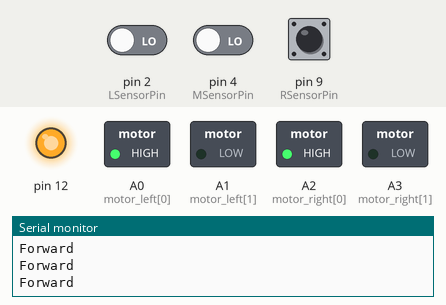
Simulated run of this sketch. Board: Arduino Uno, built with avr-gcc and run on an emulated ATmega328P. Parts: switched loads named in the sketch (green lamp = pin HIGH), output pins drawn as LEDs (lit = HIGH), the last lines printed to the serial monitor. Dashed ring = blinking. The test bench sets the inputs (shaded band); at power-on: pin 2 (LSensorPin) LOW, pin 9 (RSensorPin) LOW, pin 4 (MSensorPin) LOW.

Above: at 1.2 s.
1.3 s: pin 2 (LSensorPin) driven HIGH
At 2.4 s:
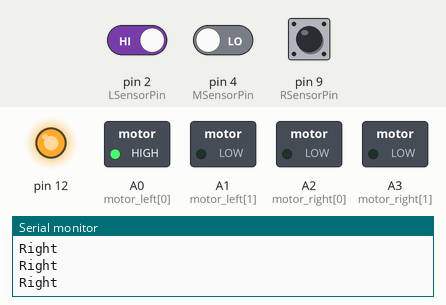
2.8 s: pin 9 (RSensorPin) driven HIGH
At 3.3 s:
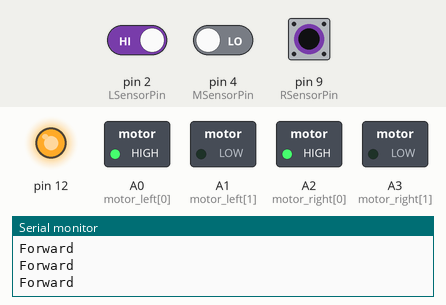
5.8 s: pin 2 (LSensorPin) driven LOW
At 6.8 s:
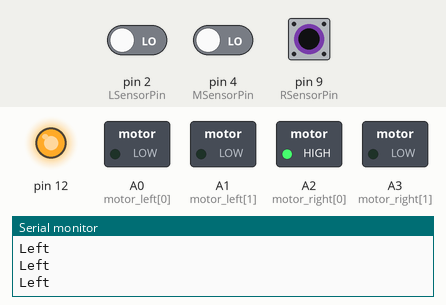
7.3 s: pin 9 (RSensorPin) driven LOW
At 8.0 s:
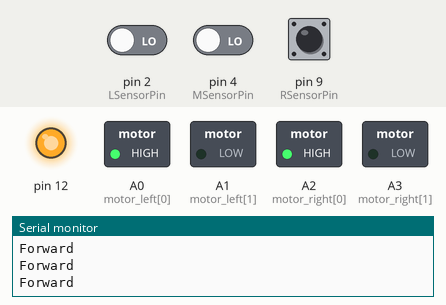
8.8 s: pin 4 (MSensorPin) driven HIGH and pin 9 (RSensorPin) driven HIGH
At 10.2 s:
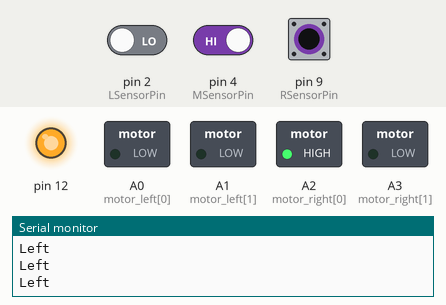
11.8 s: pin 9 (RSensorPin) pulsed LOW 5 times (0.12 s each, 0.3 s apart)
At 11.86 s:
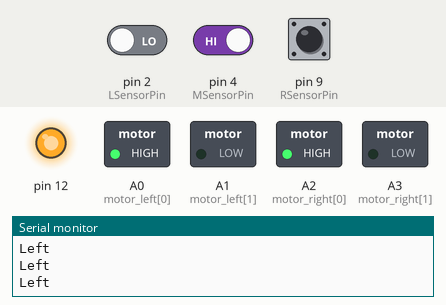
Timing chart, 0 to 14.8 s (numbered marks = the images above; inputs shaded):
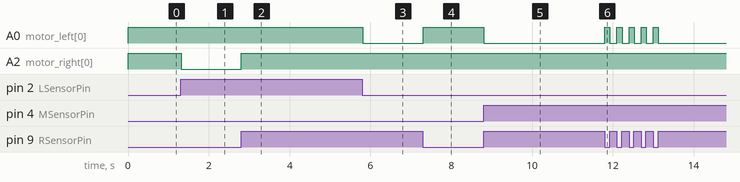

The sketch:

LineFollowerBotLevel2.ino
```cpp
int LSensorPin = 2; //left sensor pin
int MSensorPin = 4; //middle sensor pin
int RSensorPin = 9; //right sensor pin

int LSensorValue = LOW;
int MSensorValue = LOW;
int RSensorValue = LOW;

int motor_left[] = {A0, A1};
int motor_right[] = {A2, A3};

int th = 1504;

String data = "";
int BTstate = 2;

void setup() {
  Serial.begin(9600);
  pinMode(12, OUTPUT);
  for (int i = 0; i < 2; i++)
  {
    pinMode(motor_left[i], OUTPUT);
    pinMode(motor_right[i], OUTPUT);
  }
  digitalWrite(12, HIGH);
}

void loop() {
  int lir = leftIR();
  int mir = middleIR();
  int rir = rightIR();
  //    Serial.print(lir);
  //    Serial.print(mir);
  //    Serial.print(rir);
  //    Serial.println();
  if (mir < th)
  {
    if (lir > th && rir > th)
    {
      forward();
    }
    if (lir < th && rir > th)
    {
      left();
    }
    if (lir > th && rir < th)
    {
      right();
    }
    if (lir < th && rir < th)
    {
      forward();
    }
  }
  if (mir > th)
  {
    if (lir < th && rir < th)
    {
      forward();
    }
    if (lir > th && rir < th)
    {
      right();
    }
    if (lir < th && rir > th)
    {
      left();
    }
    if (lir > th && rir > th)
    {
      //forward();
    }
  }
}

int leftIR()
{

  pinMode(LSensorPin, OUTPUT);
  digitalWrite(LSensorPin, HIGH);
  delayMicroseconds(10);
  pinMode(LSensorPin, INPUT);
  long time = micros();
  while (digitalRead(LSensorPin) == HIGH && micros() - time < 3000);
  int diff = micros() - time;
  LSensorValue = diff;
  return LSensorValue;
}

int middleIR()
{

  pinMode(MSensorPin, OUTPUT);
  digitalWrite(MSensorPin, HIGH);
  delayMicroseconds(10);
  pinMode(MSensorPin, INPUT);
  long time = micros();
  while (digitalRead(MSensorPin) == HIGH && micros() - time < 3000);
  int diff = micros() - time;
  MSensorValue = diff;
  return MSensorValue;
}

int rightIR()
{

  pinMode(RSensorPin, OUTPUT);
  digitalWrite(RSensorPin, HIGH);
  delayMicroseconds(10);
  pinMode(RSensorPin, INPUT);
  long time = micros();
  while (digitalRead(RSensorPin) == HIGH && micros() - time < 3000);
  int diff = micros() - time;
  RSensorValue = diff;
  return RSensorValue;
}

void forward()
{
  analogWrite(motor_left[0], 255);
  analogWrite(motor_left[1], 0);
  analogWrite(motor_right[0], 255);
  analogWrite(motor_right[1], 0);
  Serial.println("Forward");
}

void right()
{
  analogWrite(motor_left[0], 255);
  analogWrite(motor_left[1], 0);
  analogWrite(motor_right[0], 0);
  analogWrite(motor_right[1], 0);
  Serial.println("Right");
}

void left()
{
  analogWrite(motor_left[0], 0);
  analogWrite(motor_left[1], 0);
  analogWrite(motor_right[0], 255);
  analogWrite(motor_right[1], 0);
  Serial.println("Left");
}
void stop1()
{
  analogWrite(motor_left[0], 0);
  analogWrite(motor_left[1], 0);
  analogWrite(motor_right[0], 0);
  analogWrite(motor_right[1], 0);
  Serial.println("Stop");
}
```

Measured:
- after the input at 1.3 s, A2 (motor_right[0]): HIGH → LOW at once
- after the input at 2.8 s, A2 (motor_right[0]): LOW → HIGH at once
- after the input at 5.8 s, A0 (motor_left[0]): HIGH → LOW at once
- after the input at 7.3 s, A0 (motor_left[0]): LOW → HIGH at once
- after the input at 8.8 s, A0 (motor_left[0]): HIGH → LOW at once
- after the input at 11.8 s, A0 (motor_left[0]): alternates HIGH for 0.12 s and LOW for 0.18 s, 10 changes in all, then stays LOW, starting at once
